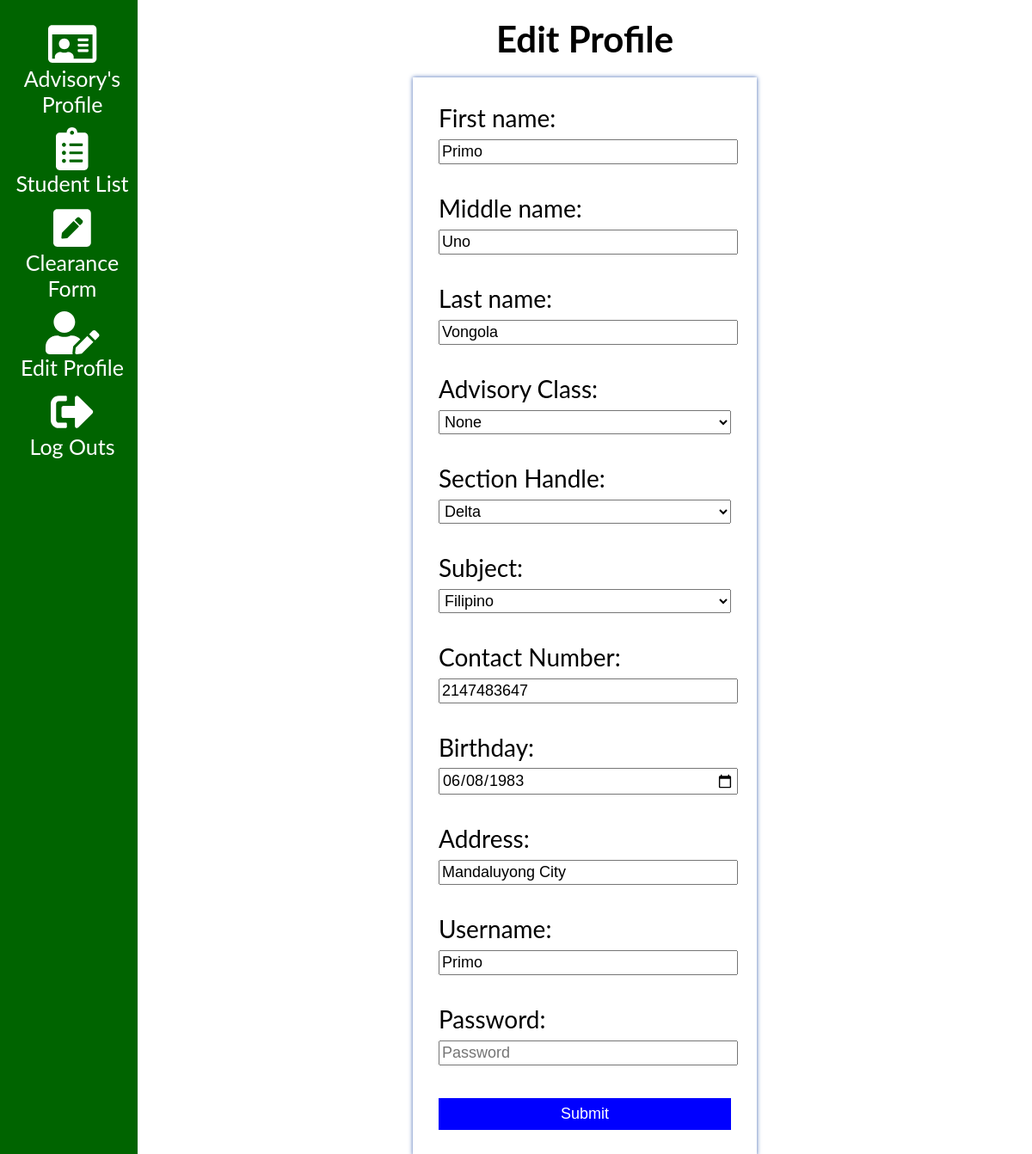
Before: /teacheredit.php (signed in) with the older database file.
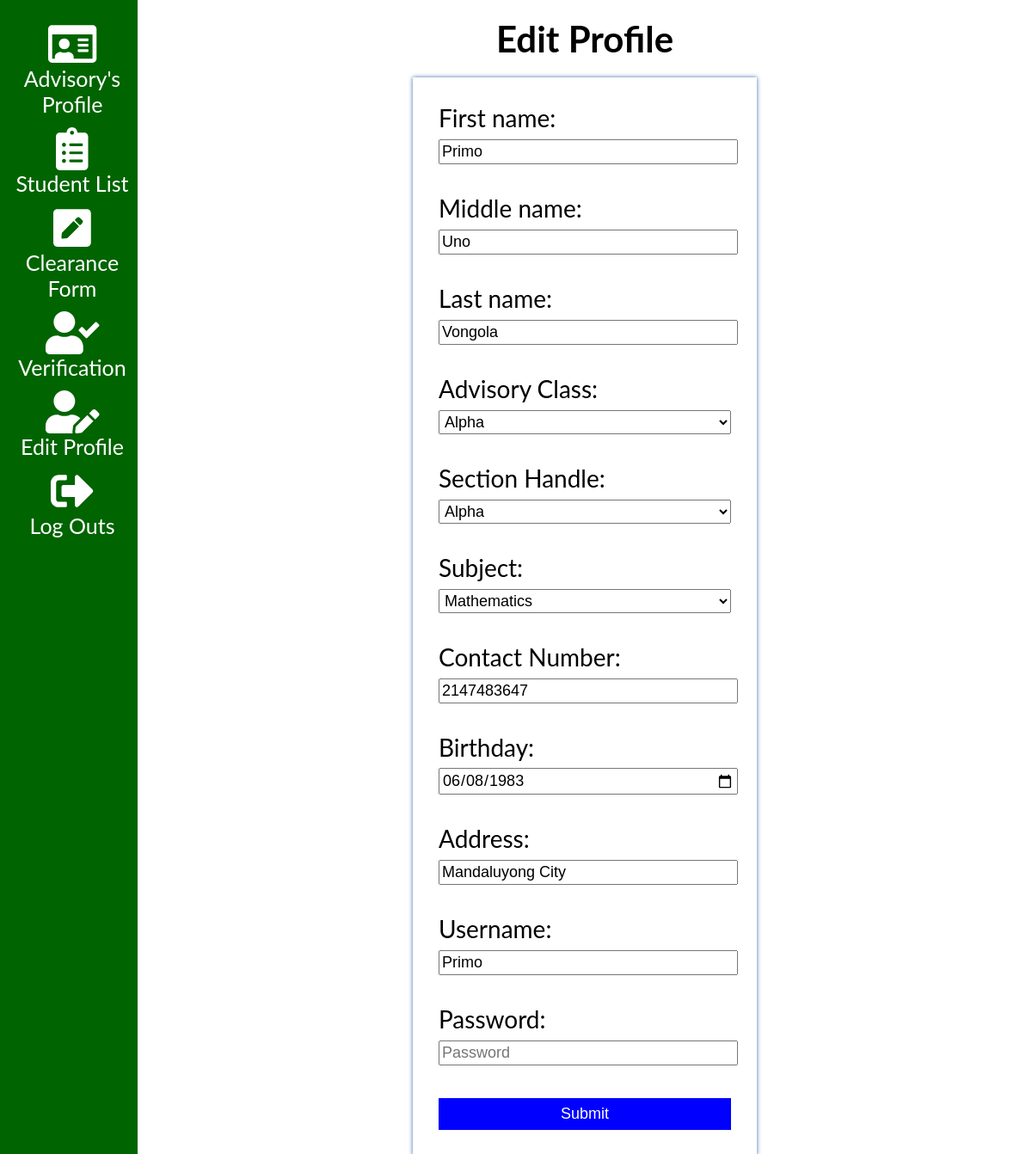
After: the same page with the newer database file.
### tables this page shows
CREATE TABLE `lesson_plan` (
  `lesson_plan_id` int(11) NOT NULL,
  `teacher_id` int(11) NOT NULL,
  `subject_id` int(11) NOT NULL,
  `advisory_section_id` int(11) DEFAULT NULL,
  `section_id` int(11) NOT NULL
);

CREATE TABLE `teacher` (
  `teacher_id` int(11) NOT NULL,
  `first_name` varchar(50) NOT NULL,
  `middle_name` varchar(50) DEFAULT NULL,
  `last_name` varchar(50) NOT NULL,
  `contact_number` int(11) NOT NULL,
  `birthday` date NOT NULL,
  `address` varchar(50) NOT NULL,
  `username` varchar(50) NOT NULL,
  `password` varchar(50) NOT NULL
);

CREATE TABLE `section` (
  `section_id` int(11) NOT NULL,
  `section_name` varchar(50) NOT NULL
);

### teacheredit.php (the view, shortened to what the changed rows need)
<?php
$conn = connect();
$current_id = $_SESSION['teacher_id'];
$profilesql = "SELECT * FROM teacher a
JOIN lesson_plan b ON  a.teacher_id = b.teacher_id
JOIN section c ON b.section_id = c.section_id
JOIN subject d ON b.subject_id = d.subject_id
WHERE a.teacher_id = $current_id";
    $profilequery = mysqli_query($conn, $profilesql);
$row = mysqli_fetch_assoc($profilequery);
$sectionsql = "SELECT * FROM section";
$result1 = mysqli_query($conn, $sectionsql);
$section1sql = "SELECT * FROM section";
$result2 = mysqli_query($conn, $section1sql);
$subjectsql = "SELECT * FROM subject";
$result3 = mysqli_query($conn, $subjectsql);
?>
<!DOCTYPE html>
<html>
<head>
<link rel="stylesheet" href="resources/css/main.css">
</head>
<body>
<?php include "resources/plugins/teachersidenav.php" ?>
    <div class="main">
    <h2>Edit Profile</h2>
    <div class="container2">
        <div class="content2">
        <form method="post">
        <label>First name: </label>
            <br>
            <input type="text" name="Firstname" value="<?php echo $row['first_name']?>" placeholder="First name">
            <br><br>
            <label>Middle name: </label>
            <br>
            <input type="text" name="Middlename" value="<?php echo $row['middle_name']?>" placeholder="Middle name">
            <br><br>
            <label>Last name: </label>
            <br>
            <input type="text" name="Lastname" value="<?php echo $row['last_name']?>" placeholder="Last name">
            <br><br>
            <label>Advisory Class: </label>
            <br>
            <select onchange="check()" name="AdvisoryClass" id="Advisory Class">
                    <option value="NULL">None</option>
				<?php while($row1 = mysqli_fetch_array($result1)):;?>
            		<option value="<?php  echo $row1['section_id']; ?>" <?php if($row1['section_id'] == $row['advisory_section_id']){?> selected <?php } ?>><?php echo $row1['section_name'];?></option>
            		<?php endwhile;?>
			  </select>
            <br><br>
            <label>Section Handle: </label>
            <br>
            <select name="AssignSection" id="Assign Section">
				<?php while($row2 = mysqli_fetch_array($result2)):;?>
            		<option value="<?php echo $row2['section_id'];?>" <?php if($row2['section_id'] == $row['section_id']){?> selected <?php } ?> ><?php echo $row2['section_name'];?></option>
            		<?php endwhile;?>
			  </select>
            <br><br>
            <label>Subject: </label>
            <br>
            <select name="Subject">
				<?php while($row3 = mysqli_fetch_array($result3)):;?>
            		<option value="<?php echo $row3['subject_id']; ?>" <?php if($row3['subject_id'] == $row['subject_id']){ ?> selected <?php } ?>><?php echo $row3['subject_name'];?></option>
            		<?php endwhile;?>
			  </select>
            <br><br>
            <label>Contact Number: </label>
            <br>
            <input type="text" name="ContactNumber" value="<?php echo $row['contact_number']?>" placeholder="Contact Number">
            <br><br>
            <label>Birthday: </label>
            <br>
            <input type="date" id="Birthday" value="<?php echo $row['birthday']?>" name="Birthday">
            <br><br>
            <label>Address: </label>
            <br>
            <input type="text" name="Address" value="<?php echo $row['address']?>" placeholder="Address">
            <br><br>
            <label>Username: </label>
            <br>
            <input type="text" name="Username" value="<?php echo $row['username']?>" placeholder="Username">
            <br><br>
            <label>Password: </label>
            <br>
            <input type="password" name="Password" placeholder="Password">
            <br><br>
            <input type="submit" value="Submit" name="Create">
        </form>
        </div>
    </div>
  </div>
</body>
</html>

### resources/plugins/teachersidenav.php (shortened to what the changed rows need)
<?php
$directoryURI = $_SERVER['REQUEST_URI'];
$path = parse_url($directoryURI, PHP_URL_PATH);
?>
<?php
        if($row['advisory_section_id'] != null){?>
        <div class="sidenav">
        <a href="teacherdashboard.php"> <i class="<?php if ($path=="/LAYOUT/teacherdashboard.php") {echo "active"; }?> far fa-id-card teacher-icons" aria-hidden="true" style="font-size:50px"></i><br>Advisory's Profile</a>
        <a href="studentlist.php"> <i class="<?php if ($path=="/LAYOUT/studentlist.php") {echo "active"; }?> fas fa-clipboard-list teacher-icons" aria-hidden="true" style="font-size:50px"></i><br>Student List</a>
        <a href="teacherclearance.php"> <i class="<?php if ($path=="/LAYOUT/teacherclearance.php") {echo "active"; }?> fas fa-pen-square teacher-icons" aria-hidden="true" style="font-size:50px"></i><br>Clearance Form</a>
        <a href="verification.php"> <i class="<?php if ($path=="/LAYOUT/verification.php") {echo "active"; }?> fas fa-user-check" aria-hidden="true" style="font-size:50px"></i><br>Verification</a>
        <a href="teacheredit.php"> <i class="<?php if ($path=="/LAYOUT/teacheredit.php") {echo "active"; }?> fas fa-user-edit teacher-icons" style="font-size:50px"></i><br>Edit Profile</a>
        <a href="logout.php"> <i class="fas fa-sign-out-alt teacher-icons" style="font-size:50px"></i><br>Log Outs</a>
        </div>
     <?php   }
     else {?>
     <div class="sidenav">
         <a href="teacherdashboard.php"> <i class="<?php if ($path=="/LAYOUT/teacherdashboard.php") {echo "active"; }?> far fa-id-card teacher-icons" aria-hidden="true" style="font-size:50px"></i><br>Advisory's Profile</a>
        <a href="studentlist.php"> <i class="<?php if ($path=="/LAYOUT/studentlist.php") {echo "active"; }?> fas fa-clipboard-list teacher-icons" aria-hidden="true" style="font-size:50px"></i><br>Student List</a>
        <a href="teacherclearance.php"> <i class="fas fa-pen-square teacher-icons" aria-hidden="true" style="font-size:50px"></i><br>Clearance Form</a>
        <a href="teacheredit.php"> <i class="<?php if ($path=="/LAYOUT/teacheredit.php") {echo "active"; }?> fas fa-user-edit teacher-icons" style="font-size:50px"></i><br>Edit Profile</a>
        <a href="logout.php"> <i class="fas fa-sign-out-alt teacher-icons" style="font-size:50px"></i><br>Log Outs</a>
        </div>
    <?php }
?>

Changed rows visible on the page:
changed lesson_plan "Primo": advisory_section_id empty → 1 (drawn); AdvisoryClass (not shown) → "Alpha"
Other visible differences:
form field AssignSection: "Delta" → "Alpha"
form field Subject: "Filipino" → "Mathematics"
form field AdvisoryClass: "None" → (not shown)
text now shown: "Verification"
